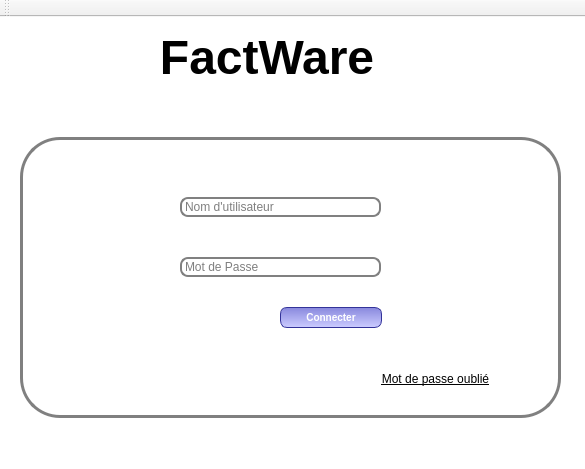
<?xml version="1.0" encoding="UTF-8"?>
<ui version="4.0">
 <class>MainWindow</class>
 <widget class="QMainWindow" name="MainWindow">
  <property name="geometry">
   <rect>
    <x>0</x>
    <y>0</y>
    <width>585</width>
    <height>469</height>
   </rect>
  </property>
  <property name="windowTitle">
   <string>Se connecter</string>
  </property>
  <property name="styleSheet">
   <string notr="true">
#MainWindow {

background: white;
}

#widget {
border: 3px solid gray;
border-radius: 40px;
background: QLinearGradient(x1: 0, y1: 0, x2: 0, y2: 1, stop: 0 #5555fff, stop: 1 #ccf);
;
}</string>
  </property>
  <property name="iconSize">
   <size>
    <width>0</width>
    <height>24</height>
   </size>
  </property>
  <property name="animated">
   <bool>true</bool>
  </property>
  <widget class="QWidget" name="centralwidget">
   <widget class="QWidget" name="widget" native="true">
    <property name="geometry">
     <rect>
      <x>20</x>
      <y>120</y>
      <width>541</width>
      <height>281</height>
     </rect>
    </property>
    <property name="styleSheet">
     <string notr="true">#MainWindow {
background: gray;
}


</string>
    </property>
    <widget class="QLineEdit" name="nomUtilisateur">
     <property name="geometry">
      <rect>
       <x>160</x>
       <y>60</y>
       <width>201</width>
       <height>20</height>
      </rect>
     </property>
     <property name="autoFillBackground">
      <bool>false</bool>
     </property>
     <property name="styleSheet">
      <string notr="true">QLineEdit {
padding: 1px;
border-style: solid;
border: 2px solid gray;
border-radius: 8px;
}

QpushButton {
color: white;
background-color: QLinearGradient( x1: 0, y1: 0, x2: 0, y2: 1, stop: 0 #88d, stop: 0.1 #99e, stop: 0.49 #77c, stop: 0.5 #66b, stop: 1 #77c);
border-width: 1px;
border-color: #339;
border-style: solid;
border-radius: 7;
padding: 3px;
font-size: 10px;
padding-left: 5px;
padding-right: 5px;
min-width: 50px;
max-width: 50px;
min-height: 13px;
max-height: 13px;
}</string>
     </property>
     <property name="placeholderText">
      <string>Nom d'utilisateur</string>
     </property>
     <property name="clearButtonEnabled">
      <bool>false</bool>
     </property>
    </widget>
    <widget class="QLineEdit" name="motDePasse">
     <property name="geometry">
      <rect>
       <x>160</x>
       <y>120</y>
       <width>201</width>
       <height>20</height>
      </rect>
     </property>
     <property name="styleSheet">
      <string notr="true">QLineEdit {
padding: 1px;
border-style: solid;
border: 2px solid gray;
border-radius: 8px;
}

QpushButton {
color: white;
background-color: QLinearGradient( x1: 0, y1: 0, x2: 0, y2: 1, stop: 0 #88d, stop: 0.1 #99e, stop: 0.49 #77c, stop: 0.5 #66b, stop: 1 #77c);
border-width: 1px;
border-color: #339;
border-style: solid;
border-radius: 7;
padding: 3px;
font-size: 10px;
padding-left: 5px;
padding-right: 5px;
min-width: 50px;
max-width: 50px;
min-height: 13px;
max-height: 13px;
}</string>
     </property>
     <property name="text">
      <string/>
     </property>
     <property name="echoMode">
      <enum>QLineEdit::Password</enum>
     </property>
     <property name="dragEnabled">
      <bool>false</bool>
     </property>
     <property name="readOnly">
      <bool>false</bool>
     </property>
     <property name="placeholderText">
      <string>Mot de Passe</string>
     </property>
     <property name="cursorMoveStyle">
      <enum>Qt::LogicalMoveStyle</enum>
     </property>
    </widget>
    <widget class="QPushButton" name="pushButton">
     <property name="geometry">
      <rect>
       <x>260</x>
       <y>170</y>
       <width>102</width>
       <height>21</height>
      </rect>
     </property>
     <property name="font">
      <font>
       <pointsize>-1</pointsize>
       <weight>75</weight>
       <bold>true</bold>
      </font>
     </property>
     <property name="styleSheet">
      <string notr="true">QPushButton {
color: white;
background-color:  QLinearGradient(x1: 0, y1: 0, x2: 0, y2: 1, stop: 0 #88d, stop: 1 #ccf);
 
border-width: 1px;
border-color: #339;
border-style: solid;
border-radius: 7;
padding: 3px;
font-size: 10px;
padding-left: 5px;
padding-right: 5px;
min-width: 90px;
max-width: 50px;
min-height: 13px;
max-height: 13px;
}</string>
     </property>
     <property name="text">
      <string>Connecter</string>
     </property>
     <property name="autoDefault">
      <bool>false</bool>
     </property>
     <property name="default">
      <bool>false</bool>
     </property>
     <property name="flat">
      <bool>false</bool>
     </property>
    </widget>
    <widget class="QPushButton" name="pushButton_2">
     <property name="geometry">
      <rect>
       <x>360</x>
       <y>230</y>
       <width>111</width>
       <height>23</height>
      </rect>
     </property>
     <property name="font">
      <font>
       <underline>true</underline>
      </font>
     </property>
     <property name="text">
      <string>Mot de passe oublié</string>
     </property>
     <property name="checkable">
      <bool>false</bool>
     </property>
     <property name="autoDefault">
      <bool>false</bool>
     </property>
     <property name="default">
      <bool>false</bool>
     </property>
     <property name="flat">
      <bool>true</bool>
     </property>
    </widget>
   </widget>
   <widget class="QLabel" name="label_2">
    <property name="geometry">
     <rect>
      <x>-140</x>
      <y>70</y>
      <width>731</width>
      <height>401</height>
     </rect>
    </property>
    <property name="text">
     <string/>
    </property>
    <property name="pixmap">
     <pixmap>../123786019_373218060601907_9161192570750179897_n.jpg</pixmap>
    </property>
   </widget>
   <widget class="QLabel" name="label">
    <property name="geometry">
     <rect>
      <x>0</x>
      <y>0</y>
      <width>591</width>
      <height>81</height>
     </rect>
    </property>
    <property name="font">
     <font>
      <pointsize>36</pointsize>
      <weight>75</weight>
      <bold>true</bold>
     </font>
    </property>
    <property name="styleSheet">
     <string notr="true">background: gray;
QLabel {
padding: 1px;
border-style: solid;
border: 2px solid gray;
border-radius: 200px;



}

</string>
    </property>
    <property name="text">
     <string>            FactWare</string>
    </property>
   </widget>
   <zorder>label_2</zorder>
   <zorder>widget</zorder>
   <zorder>label</zorder>
  </widget>
  <widget class="QToolBar" name="toolBar">
   <property name="windowTitle">
    <string>toolBar</string>
   </property>
   <attribute name="toolBarArea">
    <enum>TopToolBarArea</enum>
   </attribute>
   <attribute name="toolBarBreak">
    <bool>false</bool>
   </attribute>
  </widget>
 </widget>
 <resources/>
 <connections/>
</ui>
